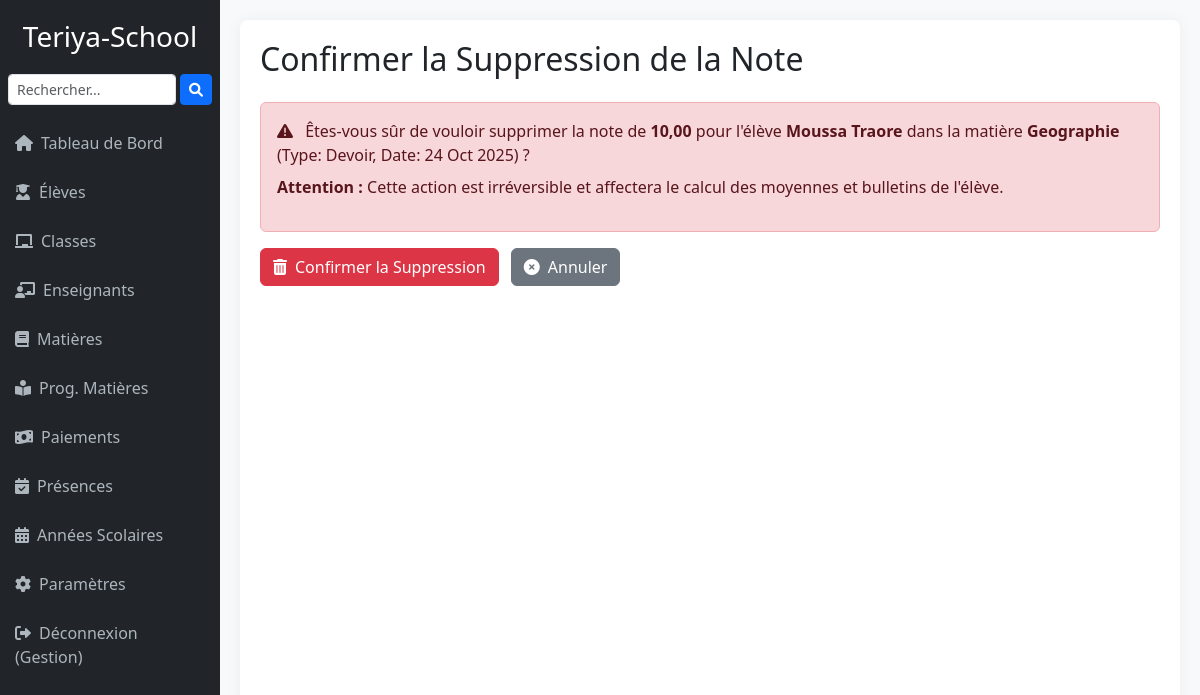
Screenshot of /notes/supprimer/3/ (signed in) with the database file from the repository.
### dashboard/models.py (models this page shows, shortened)
class Profile(models.Model):
    user = models.OneToOneField(User, on_delete=models.CASCADE)
    ecole = models.ForeignKey("EcoleSettings", on_delete=models.CASCADE, null=True, blank=True)

class EcoleSettings(models.Model):
    ministere = models.CharField(
        max_length=255,
        blank=True,
        null=True,
        verbose_name="Ministère de Tutelle",
        help_text="Exemple : Ministère de l’Éducation Nationale"
    )
    academie = models.CharField(
        max_length=255,
        blank=True,
        null=True,
        verbose_name="Académie / Inspection",
        help_text="Exemple : Académie de Bamako Rive Droite"
    )
    commune = models.CharField(
        max_length=255,
        blank=True,
        null=True,
        verbose_name="Commune",
        help_text="Exemple : Commune IV du District de Bamako"
    )
    nom_etablissement = models.CharField(
        max_length=255,
        verbose_name="Nom de l'Établissement"
    )
    adresse_etablissement = models.CharField(
        max_length=255,
        blank=True,
        null=True,
        verbose_name="Adresse"
    )
    telephone = models.CharField(
        max_length=50,
        blank=True,
        null=True,
        verbose_name="Téléphone de l'Établissement"
    )
    email_contact = models.EmailField(
        blank=True,
        null=True,
        verbose_name="Email de Contact"
    )
    site_web = models.URLField(
        blank=True,
        null=True,
        verbose_name="Site Web"
    )
    code_etablissement = models.CharField(
        max_length=50,
        blank=True,
        null=True,
        unique=True,  # ✅ Chaque école doit avoir un code unique
        verbose_name="Code de l'Établissement",
        help_text="Code attribué par le ministère ou la direction académique"
    )
    logo = models.ImageField(
        upload_to='settings/assets/',
        blank=True,
        null=True,
        verbose_name="Logo de l'École"
    )
    cachet_admin = models.ImageField(
        upload_to='settings/assets/',
        blank=True,
        null=True,
        verbose_name="Cachet (Sceau) de l'Administration"
    )
    signature_directeur = models.ImageField(
        upload_to='settings/assets/',
        blank=True,
        null=True,
        verbose_name="Signature du Directeur/Responsable"
    )
    titre_signataire = models.CharField(
        max_length=100,
        default='Le Directeur',
        verbose_name="Titre du Signataire"
    )
    nom_signataire = models.CharField(
        max_length=255,
        blank=True,
        null=True,
        verbose_name="Nom du Signataire",
        help_text="Nom du directeur ou responsable signataire"
    )
    date_mise_a_jour = models.DateTimeField(
        auto_now=True,
        verbose_name="Dernière mise à jour"
    )
    class Meta:
        verbose_name = "École"
        verbose_name_plural = "Écoles"
        ordering = ['nom_etablissement']
    date_fin_essai = models.DateTimeField(
        blank=True,
        null=True,
        verbose_name="Fin de la période d'essai gratuite"
    )
    est_active = models.BooleanField(
        default=True,
        verbose_name="École active",
        help_text="Indique si l'école peut utiliser le système"
    )
    def periode_essai_expiree(self):
        return self.date_fin_essai and timezone.now() > self.date_fin_essai

class Note(models.Model):
    ecole = models.ForeignKey(
        'EcoleSettings',
        on_delete=models.CASCADE,
        verbose_name="École",
        default=1)
    PERIODE_EVALUATION_CHOICES = [
        ('Trimestre 1', 'Trimestre 1'), ('Trimestre 2', 'Trimestre 2'),
        ('Trimestre 3', 'Trimestre 3'), ('Annuelle', 'Annuelle'),
    ]
    etudiant = models.ForeignKey(Etudiant, on_delete=models.CASCADE, related_name='notes')
    matiere = models.ForeignKey(Matiere, on_delete=models.CASCADE, verbose_name="Matière")
    valeur = models.DecimalField(max_digits=4, decimal_places=2, verbose_name="Note Obtenue (sur 20)")
    periode_evaluation = models.CharField(max_length=20, choices=PERIODE_EVALUATION_CHOICES, verbose_name="Période d'Évaluation")
    type_evaluation = models.CharField(max_length=50, blank=True, null=True, verbose_name="Type d'Évaluation")
    date_evaluation = models.DateField(default=timezone.now, verbose_name="Date de l'Évaluation")
    annee_scolaire = models.ForeignKey(AnneeScolaire, on_delete=models.CASCADE, verbose_name="Année Scolaire")
    class Meta:
        verbose_name = "Note"
        verbose_name_plural = "Notes"
        unique_together = ('etudiant', 'matiere', 'periode_evaluation', 'annee_scolaire')
        ordering = ['annee_scolaire', 'etudiant', 'periode_evaluation', 'matiere__nom']

class Etudiant(models.Model):
    ecole = models.ForeignKey(
        'EcoleSettings',
        on_delete=models.CASCADE,
        verbose_name="École",
        default=1)
    SEXE_CHOICES = [('M', 'Masculin'), ('F', 'Féminin')]
    SITUATION_CHOICES = [('Actif', 'Actif'), ('Ancien', 'Ancien'), ('Suspendu', 'Suspendu'), ('Radié', 'Radié')]
    nom = models.CharField(max_length=100, verbose_name="Nom")
    prenom = models.CharField(max_length=100, verbose_name="Prénom(s)")
    date_naissance = models.DateField(verbose_name="Date de Naissance")
    lieu_naissance = models.CharField(max_length=100, blank=True, null=True, verbose_name="Lieu de Naissance")
    genre = models.CharField(max_length=1, choices=SEXE_CHOICES, verbose_name="Sexe")
    nationalite = models.CharField(max_length=50, default='Malienne', verbose_name="Nationalité")
    adresse = models.CharField(max_length=200, blank=True, null=True, verbose_name="Adresse Résidentielle")
    ville = models.CharField(max_length=100, default='Bamako', verbose_name="Ville")
    contact_parent = models.CharField(max_length=50, blank=True, null=True, verbose_name="Contact Parent/Tuteur")
    email_parent = models.EmailField(blank=True, null=True, verbose_name="Email Parent/Tuteur")
    numero_matricule = models.CharField(max_length=50, unique=True, blank=True, null=True, verbose_name="Numéro Matricule")
    classe = models.ForeignKey(Classe, on_delete=models.SET_NULL, null=True, blank=True, verbose_name="Classe Actuelle")
    annee_scolaire_inscription = models.ForeignKey(AnneeScolaire, on_delete=models.CASCADE, verbose_name="Année d'Inscription")
    date_inscription = models.DateField(default=timezone.now, verbose_name="Date d'Inscription")
    photo_profil = models.ImageField(upload_to='photos_profil_eleves/', blank=True, null=True, verbose_name="Photo de Profil")
    statut = models.CharField(max_length=20, choices=SITUATION_CHOICES, default='Actif', verbose_name="Statut Actuel")
    class Meta:
        verbose_name = "Élève"
        verbose_name_plural = "Élèves"
        ordering = ['classe__nom_classe', 'nom', 'prenom']

class Matiere(models.Model):
    ecole = models.ForeignKey(
        'EcoleSettings',
        on_delete=models.CASCADE,
        verbose_name="École",
        default=1)
    nom = models.CharField(max_length=100, unique=True, verbose_name="Nom de la Matière")
    code_matiere = models.CharField(max_length=10, unique=True, blank=True, null=True, verbose_name="Code Matière")
    class Meta:
        verbose_name = "Matière"
        verbose_name_plural = "Matières"
        ordering = ['nom']

### dashboard/views.py (the view)
# urls.py: path('notes/supprimer/<int:pk>/', views.supprimer_note, name='supprimer_note'),
@login_required
def supprimer_note(request, pk):
    ecole = get_user_ecole(request)
    if not ecole:
        messages.error(request, "Vous n'êtes associé à aucune école.")
        return redirect('dashboard_accueil')
    note = get_object_or_404(Note, pk=pk, ecole=ecole)
    classe_id = note.etudiant.classe.pk
    matiere_id = note.matiere.pk
    if request.method == 'POST':
        note.delete()
        messages.success(request, f"Note de {note.etudiant.prenom} {note.etudiant.nom} supprimée.")
        return redirect('liste_notes_par_classe_matiere', classe_id=classe_id, matiere_id=matiere_id)
    return render(request, 'dashboard/notes/confirmer_suppression_note.html', {'note': note})

### dashboard/views.py (called while the page is built)
def get_user_ecole(request):
    return (
        getattr(getattr(request.user, 'enseignant', None), 'ecole', None)
        or getattr(getattr(request.user, 'etudiant', None), 'ecole', None)
        or getattr(getattr(request.user, 'profile', None), 'ecole', None)
        or (EcoleSettings.objects.first() if request.user.is_superuser else None)
    )

### dashboard/templates/dashboard/notes/confirmer_suppression_note.html (shortened to what this page needs)
{% extends 'dashboard/base.html' %}
{% block content %}
    <h2 class="mb-4">Confirmer la Suppression de la Note</h2>
    <div class="alert alert-danger" role="alert">
        <i class="fas fa-exclamation-triangle me-2"></i>
        Êtes-vous sûr de vouloir supprimer la note de <strong>{{ note.valeur|floatformat:2 }}</strong> pour l'élève <strong>{{ note.etudiant.prenom }} {{ note.etudiant.nom }}</strong> dans la matière <strong>{{ note.matiere.nom }}</strong> (Type: {{ note.type_evaluation }}, Date: {{ note.date_evaluation|date:"d M Y" }}) ?
        <p class="mt-2"><strong>Attention :</strong> Cette action est irréversible et affectera le calcul des moyennes et bulletins de l'élève.</p>
    </div>
    <form method="post">
        <button type="submit" class="btn btn-danger me-2"><i class="fas fa-trash-alt me-2"></i>Confirmer la Suppression</button>
        <a href="{% url 'liste_notes_par_classe_matiere' %}" class="btn btn-secondary"><i class="fas fa-times-circle me-2"></i>Annuler</a>
    </form>
{% endblock %}

### dashboard/templates/dashboard/base.html (shortened to what this page needs)
<!DOCTYPE html>
<html lang="fr">
<head>
    <link href="https://cdn.jsdelivr.net/npm/bootstrap@5.3.0/dist/css/bootstrap.min.css" rel="stylesheet">
    <link rel="stylesheet" href="https://cdnjs.cloudflare.com/ajax/libs/font-awesome/6.0.0-beta3/css/all.min.css">
</head>
<body>
<div class="wrapper">
    <div class="sidebar">
        <h3>
            {% if request.user.profile.ecole %}
                {{ request.user.profile.ecole.nom_etablissement }}
            {% else %}
                Gestion Multi-École
            {% endif %}
        </h3>
    <form method="get" action="{% url 'recherche_etudiants_globale' %}" class="d-flex mb-3 px-2">
        <input type="text" name="q" class="form-control form-control-sm me-1" placeholder="Rechercher..." required>
        <button type="submit" class="btn btn-sm btn-primary"><i class="fas fa-search"></i></button>
    </form>
        <ul class="nav flex-column">
            <li class="nav-item">
                <a class="nav-link {% if request.resolver_match.url_name == 'dashboard_accueil' %}active{% endif %}" href="{% url 'dashboard_accueil' %}">
                    <i class="fas fa-home me-2"></i>Tableau de Bord
                </a>
            </li>
            <li class="nav-item">
                <a class="nav-link {% if 'etudiant' in request.resolver_match.url_name %}active{% endif %}" href="{% url 'liste_etudiants' %}">
                    <i class="fas fa-user-graduate me-2"></i>Élèves
                </a>
            </li>
            <li class="nav-item">
                <a class="nav-link {% if 'classe' in request.resolver_match.url_name %}active{% endif %}" href="{% url 'liste_classes' %}">
                    <i class="fas fa-chalkboard me-2"></i>Classes
                </a>
            </li>
            <li class="nav-item">
                <a class="nav-link {% if 'enseignant' in request.resolver_match.url_name %}active{% endif %}" href="{% url 'liste_enseignants' %}">
                    <i class="fas fa-chalkboard-teacher me-2"></i>Enseignants
                </a>
            </li>
            <li class="nav-item">
                <a class="nav-link {% if 'matiere' in request.resolver_match.url_name %}active{% endif %}" href="{% url 'liste_matieres' %}">
                    <i class="fas fa-book me-2"></i>Matières
                </a>
            </li>
            <li class="nav-item">
                <a class="nav-link {% if 'programme_matiere' in request.resolver_match.url_name %}active{% endif %}" href="{% url 'liste_programmes_matiere' %}">
                    <i class="fas fa-book-reader me-2"></i>Prog. Matières
                </a>
            </li>
            <li class="nav-item">
                <a class="nav-link {% if 'paiement' in request.resolver_match.url_name %}active{% endif %}" href="{% url 'liste_paiements_par_classe_etudiant' %}">
                    <i class="fas fa-money-bill-wave me-2"></i>Paiements
                </a>
            </li>
            <li class="nav-item">
                <a class="nav-link {% if 'presence' in request.resolver_match.url_name %}active{% endif %}" href="{% url 'liste_presences' %}">
                    <i class="fas fa-calendar-check me-2"></i>Présences
                </a>
            </li>
            <li class="nav-item">
                <a class="nav-link {% if 'annee_scolaire' in request.resolver_match.url_name %}active{% endif %}" href="{% url 'liste_annees_scolaires' %}">
                    <i class="fas fa-calendar-alt me-2"></i>Années Scolaires
                </a>
            </li>
            <li class="nav-item">
                <a class="nav-link {% if request.resolver_match.url_name == 'ecole_settings' %}active{% endif %}" href="{% url 'ecole_settings' %}">
                    <i class="fas fa-cog me-2"></i>Paramètres
                </a>
            </li>
            {% if user.is_authenticated %}
            <li class="nav-item mt-auto">
                <a class="nav-link" href="{% url 'logout' %}">
                    <i class="fas fa-sign-out-alt me-2"></i>Déconnexion ({{ user.username }})
                </a>
            </li>
            {% endif %}
        </ul>
    </div>
    <div class="main-content">
        <div class="content">
            {% block content %}{% endblock %}
        </div>
    </div>
</div>
</body>
</html>

### dashboard/templates/dashboard/base.html (style rules this page uses)
html, body { height: 100%; margin: 0; padding: 0; overflow: hidden; font-family: 'Segoe UI', Tahoma, Geneva, Verdana, sans-serif; background-color: #f8f9fa; }
.wrapper { display: flex; height: 100%; }
.sidebar { background-color: #212529; color: white; width: 220px; padding-top: 20px; flex-shrink: 0; display: flex; flex-direction: column; overflow-y: auto; }
.sidebar h3 { color: #fff; text-align: center; margin-bottom: 20px; }
.sidebar .nav-link { color: #adb5bd; padding: 10px 15px; margin-bottom: 5px; border-radius: 5px; }
.main-content { flex: 1; display: flex; flex-direction: column; padding: 20px; overflow: hidden; }
.content { flex: 1; background-color: #fff; border-radius: 8px; padding: 20px; box-shadow: 0 0 15px rgba(0,0,0,0.05); overflow-y: auto; }

### rows the page displays
Note: valeur "10,00", etudiant.prenom "Moussa", etudiant.nom "Traore", matiere.nom "Geographie", type_evaluation "Devoir", date_evaluation "24 Oct 2025"

### other values shown
{{ request.user.profile.ecole.nom_etablissement }} "Teriya-School"
{{ user.username }} "Gestion"
